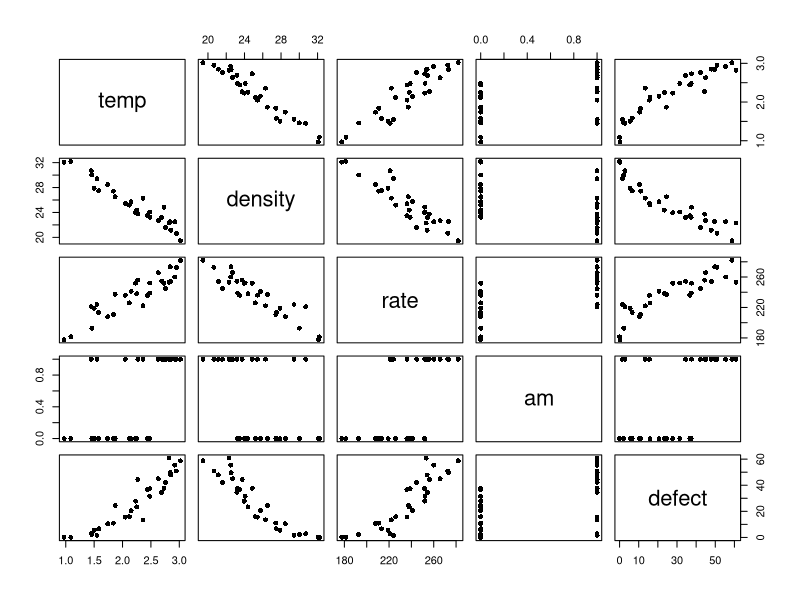

The R script that drew this image: (Note: this script raises an error after producing the figure.)
# install.packages("car") # only do this once
# library(car)   # do this every R session
# setwd("/Users/ecm/teach/data/")
quality = read.csv("quality.csv")

plot(quality, pch=16)
round(cor(quality), 3)

fit = lm(defect~., quality)
summary(fit)
vif(fit)

attach(quanlity)

summary(lm(defect~temp, quality))
summary(lm(defect~density, quality))
summary(lm(defect~rate, quality))
summary(lm(defect~am, quality))
summary(lm(defect~rate+am, quality))
summary(lm(defect~am, quality))
t.test(defect~am, quality, var.equal=T)


plot(defect~rate, quality)
abline(lm(defect~rate, quality))
